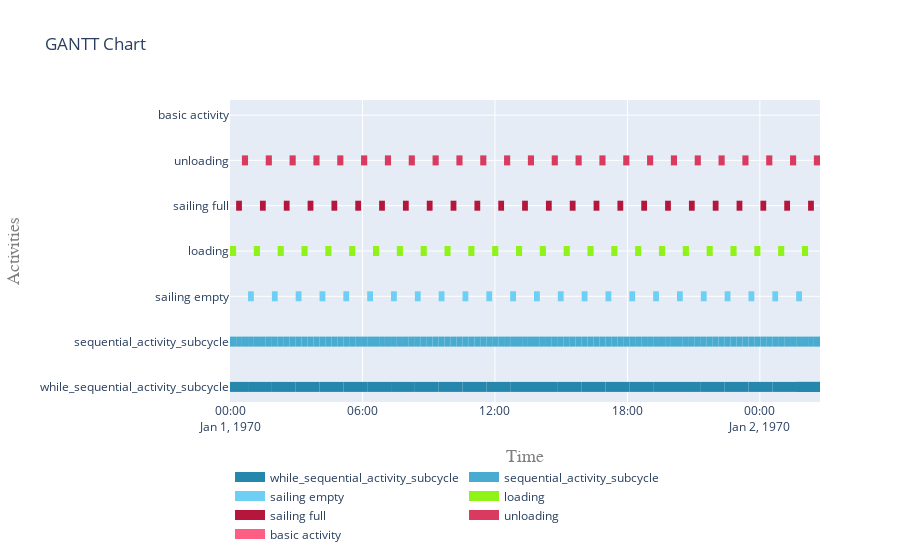

Notebook cell for this chart:
### Markdown cell above
##### 5.2 Visualise gantt charts

### Code cell
plot.get_gantt_chart([while_activity, sequential_activity, *sub_processes])
